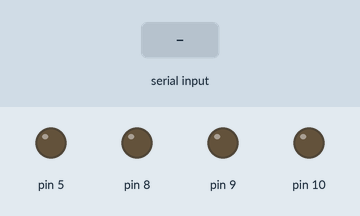
Recording of a sketch running on a simulated Arduino Uno, built with avr-gcc and run on an emulated ATmega328P. On the bench: output pins drawn as LEDs (lit = HIGH). The test bench sets the inputs (shaded band).

Above: at 1.2 s.
1.3 s: "A" received over Serial
At 2.5 s:
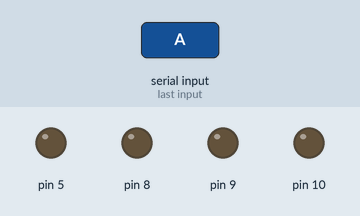
2.8 s: "B" received over Serial
At 3.7 s:
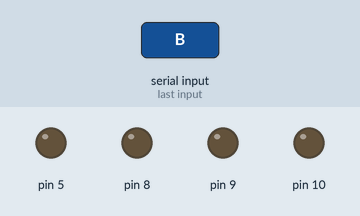
4.3 s: "C" received over Serial
At 4.8 s:
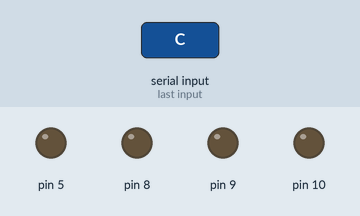
5.8 s: "D" received over Serial
At 7.2 s:
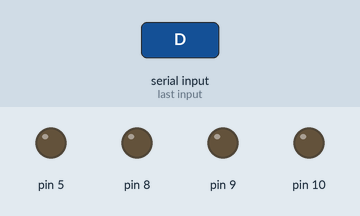
Timing chart, 0 to 8.3 s (numbered marks = the images above; inputs shaded):
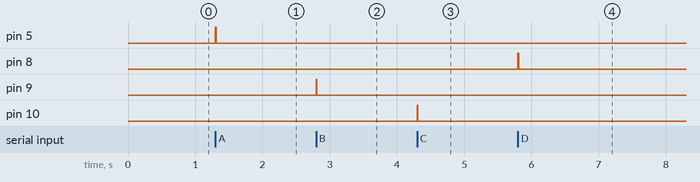

The sketch:

ard.ino
```cpp
char x;

void setup() {
  Serial.begin(9600);
  pinMode(5,OUTPUT);
  pinMode(10,OUTPUT);
  pinMode(9,OUTPUT);
  pinMode(8,OUTPUT);
  Serial.setTimeout(1);
}

void loop() {
  while (!Serial.available());
  x = Serial.read();
   if(x=='A'){
    //Serial.println("1 ON");
    digitalWrite(5,HIGH);
    delay(10);
  }
   else if(x=='B'){
    //Serial.println("5 ON");
    digitalWrite(9,HIGH);
    delay(10);
  }
   else if(x=='C'){
    //Serial.println("3 ON");
    digitalWrite(10,HIGH);
    delay(10);
  }
   else if(x=='D'){
    //Serial.println("4 ON");
    digitalWrite(8,HIGH);
    delay(10);
  }
    digitalWrite(5,LOW);
    digitalWrite(10,LOW);
    digitalWrite(9,LOW);
    digitalWrite(8,LOW);
  }
```

Measured:
- after the input at 1.3 s, pin 5: LOW → HIGH at once, → LOW 0.01 s later
- after the input at 2.8 s, pin 9: LOW → HIGH at once, → LOW 0.01 s later
- after the input at 4.3 s, pin 10: LOW → HIGH at once, → LOW 0.01 s later
- after the input at 5.8 s, pin 8: LOW → HIGH at once, → LOW 0.01 s later
